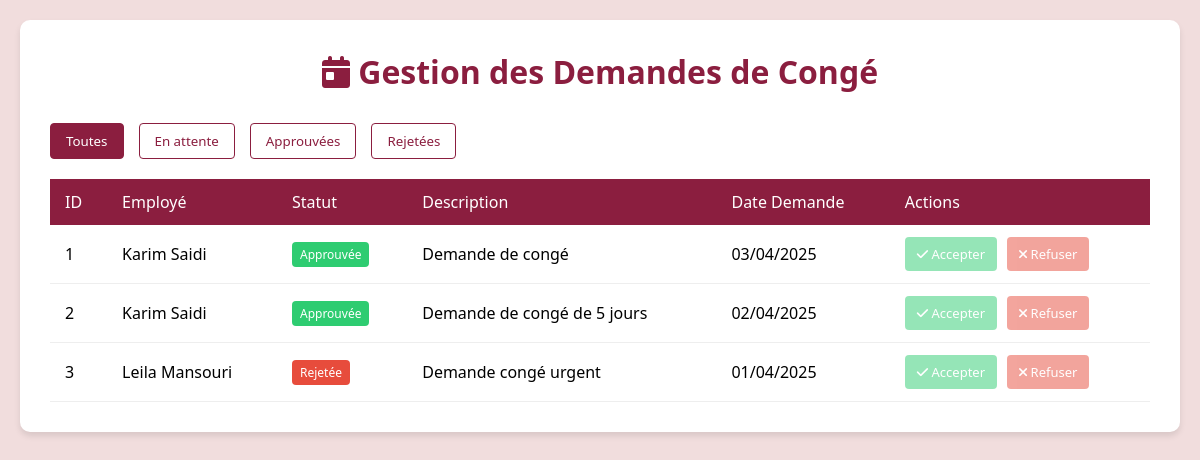
Screenshot of /traiter_demande.php with the database file from the repository.
### tables this page shows
CREATE TABLE `demande` (
  `id_dem` int(11) NOT NULL,
  `statut_dem` varchar(50) DEFAULT NULL,
  `description_dem` varchar(255) DEFAULT NULL,
  `date_dem` date DEFAULT NULL,
  `type` varchar(50) DEFAULT NULL,
  `idRH` int(11) DEFAULT NULL,
  `id_emp` int(11) DEFAULT NULL,
  `id_agentd` int(11) DEFAULT NULL
);

CREATE TABLE `employe` (
  `id_emp` int(11) NOT NULL,
  `prenom_emp` varchar(50) DEFAULT NULL,
  `nom_emp` varchar(50) DEFAULT NULL,
  `salaire` double DEFAULT NULL,
  `tel` varchar(15) DEFAULT NULL,
  `cin` varchar(20) DEFAULT NULL,
  `poste` varchar(50) DEFAULT NULL,
  `email_emp` varchar(100) DEFAULT NULL,
  `numCompteEmp` int(11) DEFAULT NULL,
  `code` varchar(20) DEFAULT NULL,
  `dateEmbauche` date DEFAULT NULL,
  `id_agentd` int(11) DEFAULT NULL,
  `idRH` int(11) DEFAULT NULL,
  `id_dep` int(11) DEFAULT NULL
);

### traiter_demande.php (the view, shortened to what this page needs)
<?php
include 'dbconfig.php';
$sql = "SELECT d.*, e.nom_emp, e.prenom_emp
        FROM demande d
        JOIN employe e ON d.id_emp = e.id_emp
        WHERE d.type = 'Congé'
        ORDER BY d.date_dem DESC";
$result = $conn->query($sql);
?>
<!DOCTYPE html>
<html lang="fr">
<head>
    <link rel="stylesheet" href="https://cdnjs.cloudflare.com/ajax/libs/font-awesome/6.0.0-beta3/css/all.min.css">
</head>
<body>
    <div class="container">
        <h1><i class="fas fa-calendar-day"></i> Gestion des Demandes de Congé</h1>
        <div class="filters">
            <button class="filter-btn active" data-filter="all">Toutes</button>
            <button class="filter-btn" data-filter="en-attente">En attente</button>
            <button class="filter-btn" data-filter="approuvees">Approuvées</button>
            <button class="filter-btn" data-filter="rejetees">Rejetées</button>
        </div>
        <table class="demandes-table">
            <thead>
                <tr>
                    <th>ID</th>
                    <th>Employé</th>
                    <th>Statut</th>
                    <th>Description</th>
                    <th>Date Demande</th>
                    <th>Actions</th>
                </tr>
            </thead>
            <tbody>
                <?php if ($result->num_rows > 0): ?>
                    <?php while ($row = $result->fetch_assoc()): ?>
                        <tr data-statut="<?php echo strtolower(str_replace(' ', '-', $row['statut_dem'])); ?>">
                            <td><?php echo htmlspecialchars($row['id_dem']); ?></td>
                            <td><?php echo htmlspecialchars($row['prenom_emp'] . ' ' . $row['nom_emp']); ?></td>
                            <td>
                                <?php
                                $statut_class = '';
                                if ($row['statut_dem'] === 'En attente') $statut_class = 'statut-en-attente';
                                elseif ($row['statut_dem'] === 'Approuvée') $statut_class = 'statut-approuvee';
                                else $statut_class = 'statut-rejetee';
                                ?>
                                <span class="statut <?php echo $statut_class; ?>">
                                    <?php echo htmlspecialchars($row['statut_dem']); ?>
                                </span>
                            </td>
                            <td class="message" title="<?php echo htmlspecialchars($row['description_dem']); ?>">
                                <?php echo htmlspecialchars($row['description_dem']); ?>
                            </td>
                            <td><?php echo date('d/m/Y', strtotime($row['date_dem'])); ?></td>
                            <td>
                                <div class="action-btns">
                                    <form method="POST" style="display: inline;">
                                        <button type="submit" class="btn-action btn-approve" <?php echo ($row['statut_dem'] !== 'En attente') ? 'disabled' : ''; ?>>
                                            <i class="fas fa-check"></i> Accepter
                                        </button>
                                    </form>
                                    <form method="POST" style="display: inline;">
                                        <button type="submit" class="btn-action btn-reject" <?php echo ($row['statut_dem'] !== 'En attente') ? 'disabled' : ''; ?>>
                                            <i class="fas fa-times"></i> Refuser
                                        </button>
                                    </form>
                                </div>
                            </td>
                        </tr>
                    <?php endwhile; ?>
                <?php else: ?>
                    <tr>
                        <td colspan="6" style="text-align: center;">Aucune demande de congé trouvée</td>
                    </tr>
                <?php endif; ?>
            </tbody>
        </table>
    </div>
</body>
</html>

### traiter_demande.php (style rules this page uses)
:root { --primary-color: #8b1e3f; --secondary-color: #b92989; --light-gray: #f5f5f5; --dark-gray: #333; --white: #fff; }
* { margin: 0; padding: 0; box-sizing: border-box; font-family: 'Segoe UI', Tahoma, Geneva, Verdana, sans-serif; }
body { background-color: #f1dddd; padding: 20px; }
.container { max-width: 1200px; margin: 0 auto; background-color: var(--white); border-radius: 10px; box-shadow: 0 4px 6px rgba(0, 0, 0, 0.1); padding: 30px; }
h1 { color: var(--primary-color); margin-bottom: 30px; text-align: center; }
.filters { display: flex; gap: 15px; margin-bottom: 20px; }
.filter-btn { padding: 8px 15px; border-radius: 4px; border: 1px solid var(--primary-color); background-color: white; color: var(--primary-color); cursor: pointer; transition: all 0.3s; }
.filter-btn.active { background-color: var(--primary-color); color: white; }
.demandes-table { width: 100%; border-collapse: collapse; margin-top: 20px; }
.demandes-table th { background-color: var(--primary-color); color: var(--white); padding: 12px 15px; text-align: left; font-weight: 500; }
.demandes-table td { padding: 12px 15px; border-bottom: 1px solid #eee; vertical-align: middle; }
.statut { display: inline-block; padding: 4px 8px; border-radius: 4px; font-size: 12px; font-weight: 500; color: white; }
.statut-approuvee { background-color: #2ecc71; }
.statut-rejetee { background-color: #e74c3c; }
.action-btns { display: flex; gap: 10px; }
.btn-action { padding: 8px 12px; border-radius: 4px; border: none; cursor: pointer; font-size: 13px; transition: all 0.3s; }
.btn-approve { background-color: #2ecc71; color: white; }
.btn-reject { background-color: #e74c3c; color: white; }
.btn-action:disabled { opacity: 0.5; cursor: not-allowed; transform: none; }
.message { max-width: 400px; white-space: nowrap; overflow: hidden; text-overflow: ellipsis; }

### rows the page displays
demande: id_dem "1", id_emp.nom_emp "Karim Saidi", statut_dem "Approuvée", description_dem "Demande de congé", date_dem "03/04/2025"
demande: id_dem "2", id_emp.nom_emp "Karim Saidi", statut_dem "Approuvée", description_dem "Demande de congé de 5 jours", date_dem "02/04/2025"
demande: id_dem "3", id_emp.nom_emp "Leila Mansouri", statut_dem "Rejetée", description_dem "Demande congé urgent", date_dem "01/04/2025"
